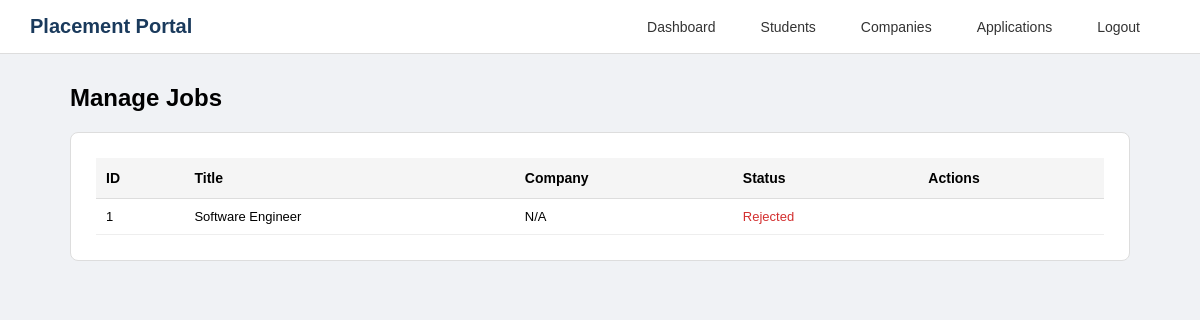
Screenshot of /admin_jobs (signed in) with the database file from the repository.
### tables this page shows
CREATE TABLE jobs (
        id INTEGER PRIMARY KEY AUTOINCREMENT,
        company_id INTEGER,
        title TEXT,
        description TEXT,
        eligibility TEXT,
        deadline TEXT,
        status TEXT DEFAULT 'Pending'
    );

### app.py (the view)
@app.route('/admin_jobs')
def admin_jobs():
    if session.get('role') != 'admin':
        return redirect('/login')
    conn = sqlite3.connect('database.db')
    cursor = conn.cursor()
    jobs = cursor.execute('''
        SELECT jobs.*, companies.name as company_name
        FROM jobs
        JOIN companies ON jobs.company_id = companies.id
        ORDER BY
            CASE jobs.status
                WHEN 'Pending' THEN 1
                WHEN 'Approved' THEN 2
                WHEN 'Rejected' THEN 3
            END
    ''').fetchall()
    conn.close()
    return render_template('admin_jobs.html', jobs=jobs)

### templates/admin_jobs.html (shortened to what this page needs)
<!DOCTYPE html>
<html>
<head>
    <link rel="stylesheet" href="{{ url_for('static', filename='style.css') }}">
</head>
<body>
    <div class="navbar">
        <span class="logo">Placement Portal</span>
        <div class="nav-links">
            <a href="/admin_dashboard">Dashboard</a>
            <a href="/admin_students">Students</a>
            <a href="/admin_companies">Companies</a>
            <a href="/admin_applications">Applications</a>
            <a href="/logout">Logout</a>
        </div>
    </div>
    <div class="container">
        <h1 class="page-title">Manage Jobs</h1>
        <div class="card">
            <table class="admin-table">
                <thead>
                    <tr>
                        <th>ID</th>
                        <th>Title</th>
                        <th>Company</th>
                        <th>Status</th>
                        <th>Actions</th>
                    </tr>
                </thead>
                <tbody>
                    {% for job in jobs %}
                    <tr>
                        <td>{{ job[0] }}</td>
                        <td>{{ job[2] }}</td>
                        <td>{{ job[8] if job|length > 8 else 'N/A' }}</td>
                        <td>
                            {% if job[7] == 'Approved' %}
                            <span class="status-approved">Approved</span>
                            {% elif job[7] == 'Pending' %}
                            <span class="status-pending">Pending</span>
                            {% else %}
                            <span class="status-rejected">Rejected</span>
                            {% endif %}
                        </td>
                        <td>
                        </td>
                    </tr>
                    {% endfor %}
                </tbody>
            </table>
        </div>
    </div>
</body>
</html>

### static/style.css (style rules this page uses)
* { margin: 0; padding: 0; box-sizing: border-box; }
body { font-family: Arial, sans-serif; background: #f0f2f5; }
.navbar { background: white; padding: 15px 30px; display: flex; justify-content: space-between; align-items: center; border-bottom: 1px solid #ddd; }
.navbar a { margin-right: 30px; }
.logo { font-size: 20px; font-weight: bold; color: #1a3a5c; }
.container { max-width: 1100px; margin: 0 auto; padding: 30px 20px; }
.card { background: white; border-radius: 8px; border: 1px solid #ddd; padding: 25px; }
.card { position: relative; margin-top: 20px; }
.admin-table { width: 100%; border-collapse: collapse; }
.admin-table th { background: #f5f5f5; padding: 12px 10px; text-align: left; border-bottom: 1px solid #ddd; font-size: 14px; font-weight: bold; }
.admin-table td { padding: 10px; border-bottom: 1px solid #eee; font-size: 13px; }
.page-title { margin-bottom: 20px; font-size: 24px; }
.nav-links { display: flex; gap: 15px; }
.nav-links a { color: #333; text-decoration: none; font-size: 14px; }
.status-rejected { color: #d32f2f; }

### rows the page displays
jobs: id "1", title "Software Engineer", job "N/A"
